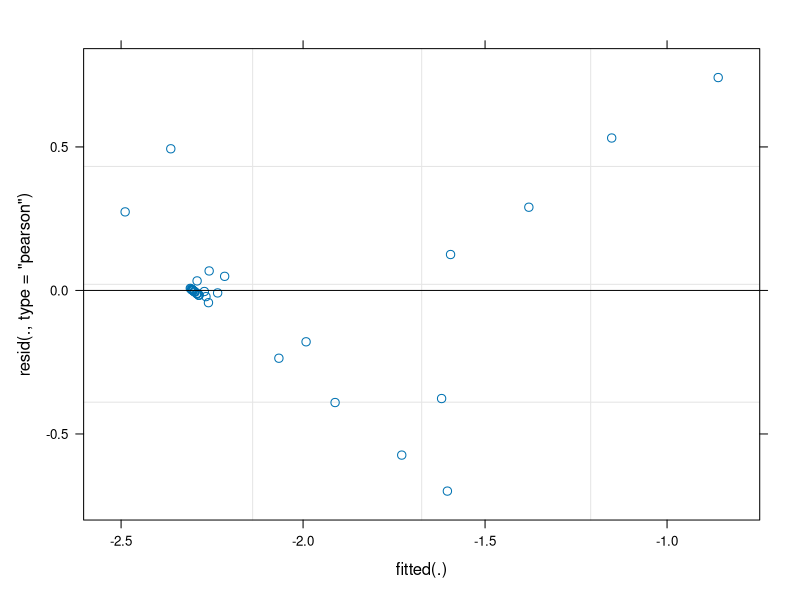

The R source for this figure: (Note: this script raises an error after producing the figure.)
#Broadleaf Biomass

# LOAD LIBRARIES ---------------------------------------------------------------

library(readr)     # read in and output .csv files
library(tidyverse) # data cleaning, manipulation, joining, plotting, etc. (basically a powerhouse package!)
library(here)      # makes file paths for input and output cleaner
library(lme4)      # fits our models (LMM/GLMM)
library(lmerTest)  # helps provide ANOVA table from our LMM
library(emmeans)   # helps output our treatment means from our LMM
library(grid)
library(patchwork)
library(gridExtra)

# IMPORT COMBINED DATA ---------------------------------------------------------
combined.data2 <- read.csv(file = here("data","FINAL_DATA", "multi_combined.csv")) %>% 
  filter(Site != "Colfax") %>% #filter out Colfax County because no aboveground weeds found at any time, and the zeros mess up the model
  filter(Treatment != "VetchDNI")
summary(combined.data2)

#apply factor levels
combined.data2$Treatment <- factor(combined.data2$Treatment, levels = c("Check","Cereal Rye","Hairy Vetch","Multi Species"))

# ON FARM ---------------------------------------------------------------------

#FIT LMM
broadbio.onfarm.lmer <- lmer(log(avgBiomass_Broadleaf + 0.1) ~ Treatment*Site*Season + (1 + Treatment | Rep:Site),
                           data = combined.data2 %>% filter(FieldType == "On Farm"))



# LOOK AT LMM OUTPUT
summary(broadbio.onfarm.lmer)
car::Anova(broadbio.onfarm.lmer, type = "2")
plot(broadbio.onfarm.lmer)  

# GET TREATMENT MEANS OUT OF THE MODEL AND PLOT
broadbio.onfarm.emmeans <- emmeans(broadbio.onfarm.lmer, ~ Treatment | Site:Season, type = "response")
broadbio.onfarm.emmeans %>% 
  as_tibble() %>% 
  filter(Site != "Colfax") %>% 
  filter(response > 0.000000000000000000000001) -> broad #remove any small values of broadleaves induced by model
broad


# PLOT ESTIMATED TREATMENT MEANS
broadbio_onfarm_emmeansplot <- broad %>%
  as_tibble() %>%
  mutate(lower.SE = (response-SE)) %>% 
  mutate(lowSE = ifelse(lower.SE < 0, 0, lower.SE)) %>% 
  ggplot(aes(x = Treatment, y = response, fill = Treatment)) +
  geom_bar(stat = "identity", width = 0.8, alpha = 0.7) +
  geom_errorbar(aes(ymin = lowSE, ymax = response+SE), width = 0.1) +
  facet_grid(Site~Season) +
  theme_bw() +
  #theme(aspect.ratio = 1) +
  theme(axis.title.y = element_blank())+
  theme(axis.title.x = element_blank())+
  theme(axis.text.x = element_blank())+
  theme(axis.ticks.x = element_blank())+
  theme(strip.text.x = element_blank())+
  theme(panel.spacing = unit(1, "lines"))+
  scale_y_continuous(limits = c(0,0.5),"Total Biomass") +
  scale_fill_manual(values = c("darkgray", "#9d0208"))
grassbio_onfarm_emmeansplot

# COMPARE TREATMENTS WITHIN EACH SITE
broadbio.onfarm.trtdiff <- pairs(broadbio.onfarm.emmeans, reverse = F)
broadbio.onfarm.trtdiff %>% as_tibble()


# RESEARCH STATION -------------------------------------------------------------

#Fit LMM
broadbio.research.lmer<- lmer(log(avgBiomass_Broadleaf + 0.1) ~ Treatment*Site*Season + (1 + Treatment | Rep:Site),
     data = combined.data2 %>% filter(FieldType == "Research Station"))


# LOOK AT GLMM OUTPUT
summary(broadbio.research.lmer)
car::Anova(broadbio.research.lmer, type = "2")
plot(broadbio.research.lmer) 

# GET TREATMENT MEANS OUT OF THE MODEL AND PLOT
broadbio.research.emmeans <- emmeans(broadbio.research.lmer, ~ Treatment | Site:Season, type = "response")
broadbio.research.emmeans %>% 
  as_tibble() %>% 
  drop_na() %>% 
  filter(response > 0.0000000000001) ->rsbroad


# PLOT ESTIMATED TREATMENT MEANS
broadbio_research_emmeansplot <- rsbroad %>% 
  as_tibble() %>%
  mutate(lower.SE = (response-SE)) %>% 
  mutate(lowSE = ifelse(lower.SE < 0, 0, lower.SE)) %>% 
  ggplot(aes(x = Treatment, y = response, fill = Treatment)) +
  geom_bar(stat = "identity", width = 0.8, alpha = 0.7) +
  geom_errorbar(aes(ymin = lowSE, ymax = response+SE), width = 0.1) +
  facet_grid(Site~Season) +
  theme_bw() +
  #theme(aspect.ratio = 1) +
  theme(axis.title.y = element_blank())+
  theme(axis.title.x = element_blank())+
  theme(axis.text.x = element_blank())+
  theme(axis.ticks.x = element_blank())+
  theme(panel.spacing = unit(1, "lines"))+
  scale_y_continuous(limits = c(0,0.5),"Total Biomass") +
  scale_fill_manual(values = c("darkgray", "#B46504", "#708D81"))
broadbio_research_emmeansplot

# COMPARE TREATMENTS WITHIN EACH SITE
broadbio.research.trtdiff <- pairs(broadbio.research.emmeans, reverse = F)
broadbio.research.trtdiff %>% as_tibble()






# GGPLOTTING FIGURES--------------------------------------------------------------

#on farm 
broadbio_onfarm_emmeansplot <- broad %>%
  as_tibble() %>%
  mutate(lower.SE = (response-SE)) %>% 
  mutate(lowSE = ifelse(lower.SE < 0, 0, lower.SE)) %>% 
  ggplot(aes(x = Treatment, y = response, fill = Treatment)) +
  geom_bar(stat = "identity", width = 0.8, alpha = 0.7) +
  geom_errorbar(aes(ymin = lowSE, ymax = response+SE), width = 0.1) +
  facet_grid(Site~Season) +
  theme_bw() +
  #theme(aspect.ratio = 1) +
  theme(axis.title.y = element_blank())+
  theme(axis.title.x = element_blank())+
  theme(axis.text.x = element_blank())+
  theme(axis.ticks.x = element_blank())+
  theme(strip.text.x = element_blank())+
  theme(panel.spacing = unit(1, "lines"))+
  scale_y_continuous(limits = c(0,0.7),"Total Biomass") +
  scale_fill_manual(values = c("darkgray", "#9d0208"))
grassbio_onfarm_emmeansplot


#research stations
broadbio_research_emmeansplot <- rsbroad %>% 
  as_tibble() %>%
  mutate(lower.SE = (response-SE)) %>% 
  mutate(lowSE = ifelse(lower.SE < 0, 0, lower.SE)) %>% 
  ggplot(aes(x = Treatment, y = response, fill = Treatment)) +
  geom_bar(stat = "identity", width = 0.8, alpha = 0.7) +
  geom_errorbar(aes(ymin = lowSE, ymax = response+SE), width = 0.1) +
  facet_grid(Site~Season) +
  theme_bw() +
  #theme(aspect.ratio = 1) +
  theme(axis.title.y = element_blank())+
  theme(axis.title.x = element_blank())+
  theme(axis.text.x = element_blank())+
  theme(axis.ticks.x = element_blank())+
  theme(panel.spacing = unit(1, "lines"))+
  scale_y_continuous(limits = c(0,0.7),"Total Biomass") +
  scale_fill_manual(values = c("darkgray", "#B46504", "#708D81"))
broadbio_research_emmeansplot

#put them together
broadbio_research_emmeansplot+broadbio_onfarm_emmeansplot+
  plot_layout(ncol = 1, heights = c(2,3))+
  plot_annotation(title = "Total Broadleaf Biomass by Site and Sample Period", theme = theme(plot.title = element_text(size = 18, face = "bold")))-> bbio
bbio

bbiomass <- patchwork::patchworkGrob(bbio)
gridExtra::grid.arrange(bbiomass, left = textGrob(expression(paste("Estimated Broadleaf Biomass grams DM m"^"-2")), rot = 90)) 
